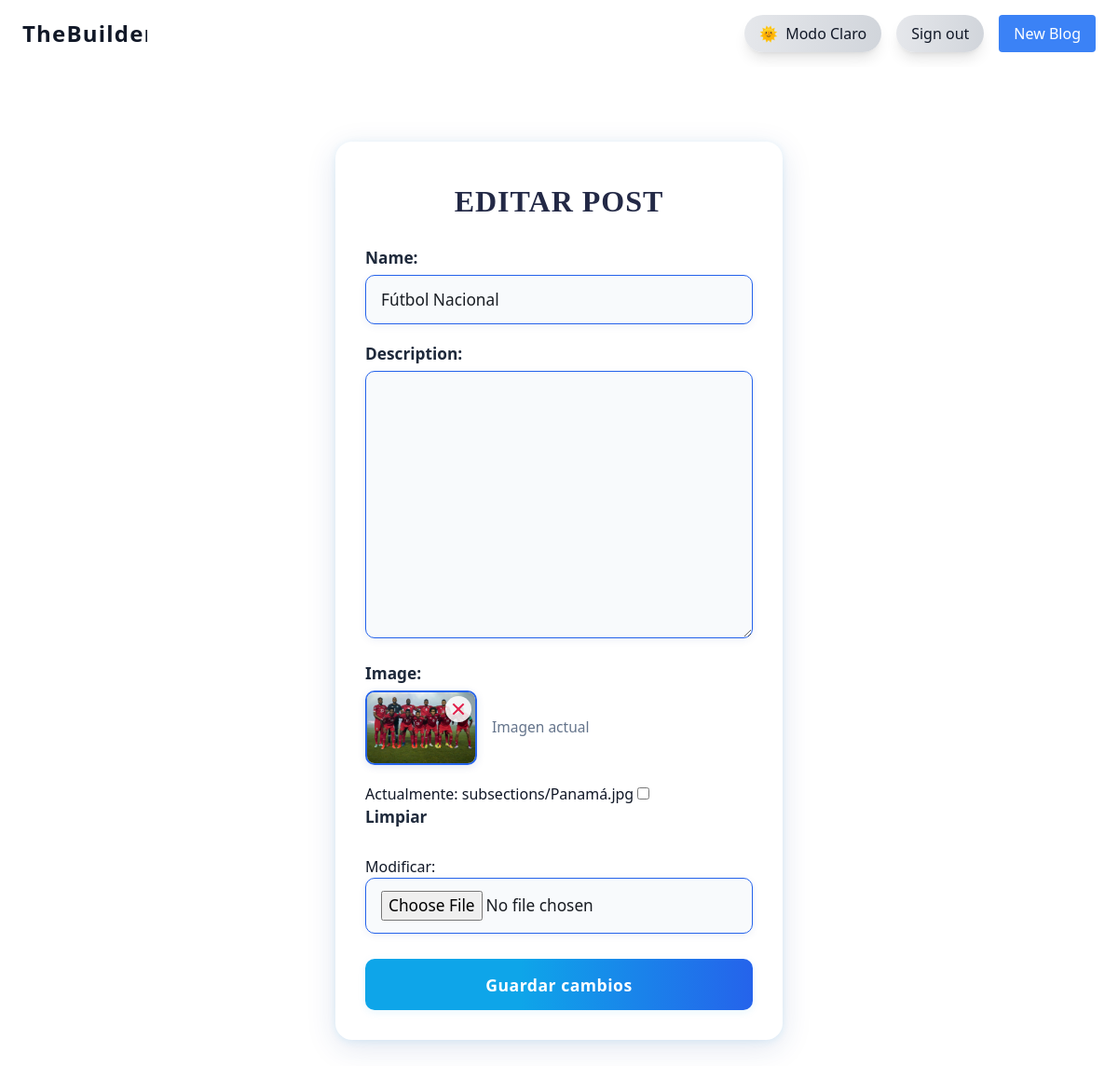
Page /blogs/subsection/2/edit/ (signed in) on the earlier database version.
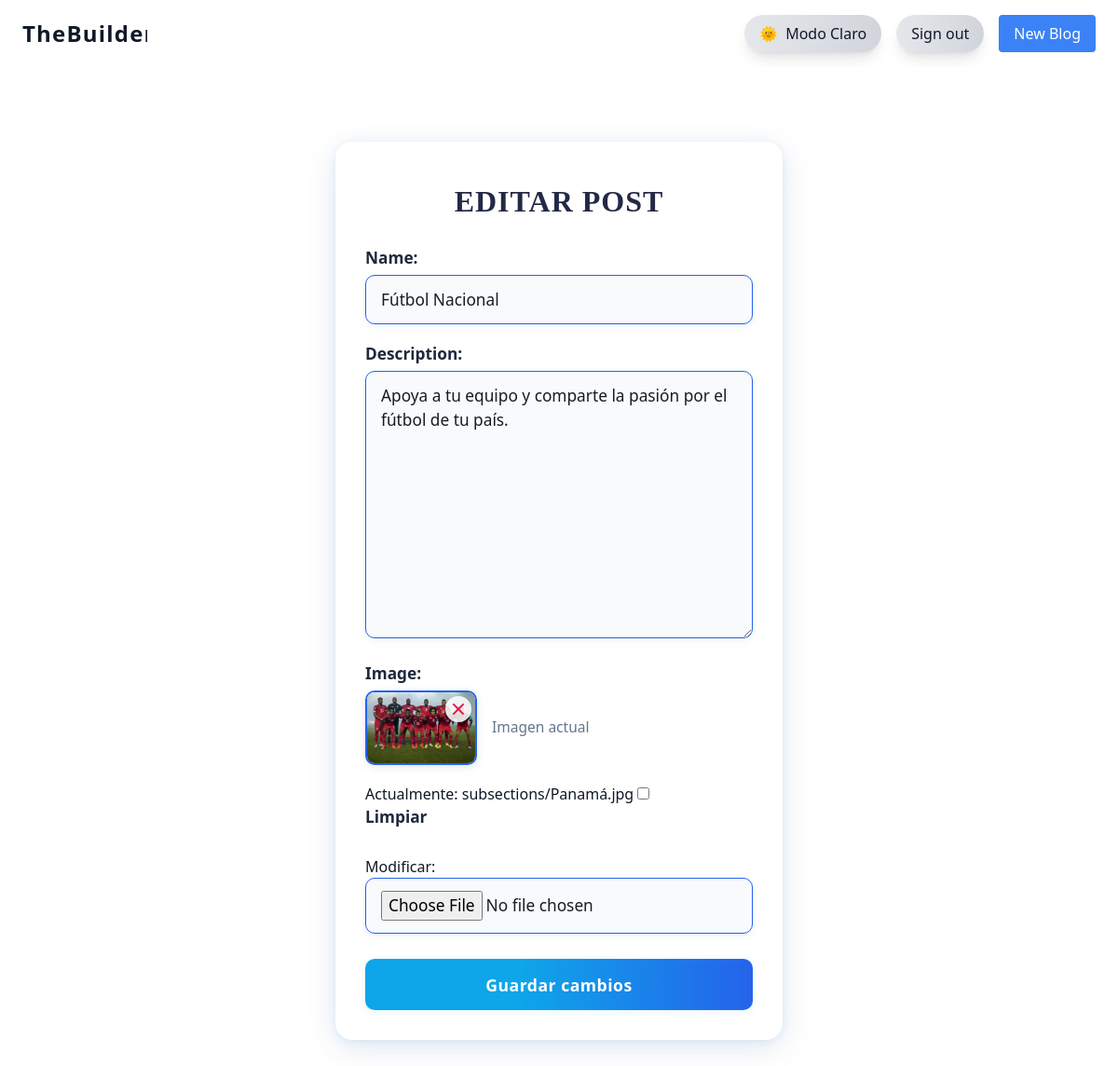
Same page on the later database version.
### blogapp/models.py (models this page shows, shortened)
class Subsection(models.Model):
    blog = models.ForeignKey(Blog, related_name='subsections', on_delete=models.CASCADE)
    name = models.CharField(max_length=100)
    description = models.TextField(blank=True)
    image = models.ImageField(upload_to='subsections/', blank=True, null=True)
    owner = models.ForeignKey(User, on_delete=models.CASCADE, related_name='subsections', null=True)  # <--- Añade esta línea
    rating = models.FloatField(default=0)
    rating_count = models.PositiveIntegerField(default=0)
    rating_sum = models.PositiveIntegerField(default=0)

### blogapp/views.py (the view, shortened to what this page needs)
# urls.py: path('subsection/<int:pk>/edit/', views.SubsectionUpdateView.as_view(), name='edit_subsection'),
class SubsectionUpdateView(LoginRequiredMixin, UserPassesTestMixin, UpdateView):
    model = Subsection
    fields = ['name', 'description', 'image']
    template_name = 'blogapp/subsection_form.html'
    def test_func(self):
        return self.request.user == self.get_object().owner

### blogapp/templates/blogapp/subsection_form.html (shortened to what this page needs)
{% extends 'blogapp/base.html' %}
{% block content %}
<div class="subsection-form-container">
  <h2>EDITAR POST</h2>
  <form method="post" enctype="multipart/form-data" id="subsection-edit-form">
    <label for="{{ form.name.id_for_label }}">Name:</label>
    {{ form.name }}
    <label for="{{ form.description.id_for_label }}">Description:</label>
    {{ form.description }}
    <label for="{{ form.image.id_for_label }}">Image:</label>
    <div id="image-preview-area">
      {% if form.image.value %}
        <div id="image-preview-row" style="display: flex; align-items: center; gap: 1rem; margin-bottom: 1.2rem;">
          <div style="position: relative;">
            <img id="current-image" src="{{ form.instance.image.url }}" alt="Imagen actual" style="width: 120px; height: 80px; object-fit: cover; border-radius: 10px; border: 2px solid #2563eb; box-shadow: 0 2px 8px rgba(30,58,138,0.13);">
            <button type="button" id="clear-image-btn" title="Borrar imagen" style="position: absolute; top: 6px; right: 6px; background: rgba(255,255,255,0.85); border: none; border-radius: 50%; padding: 4px; cursor: pointer; box-shadow: 0 1px 4px #0002;">
              <svg width="20" height="20" fill="#e11d48" viewBox="0 0 20 20">
                <path d="M10 8.586l4.95-4.95 1.414 1.414L11.414 10l4.95 4.95-1.414 1.414L10 11.414l-4.95 4.95-1.414-1.414L8.586 10l-4.95-4.95L5.05 3.636 10 8.586z"/>
              </svg>
            </button>
          </div>
          <span id="current-image-label" style="font-size: 0.97rem; color: #64748b;">Imagen actual</span>
        </div>
      {% endif %}
    </div>
    {{ form.image.as_widget }}
    <button type="submit">Guardar cambios</button>
  </form>
</div>
{% endblock %}

Differences in the rows shown:
changed Subsection "Fútbol Nacional": description (not shown) → "Apoya a tu equipo y comparte la pasión por el fútbol de tu país."
